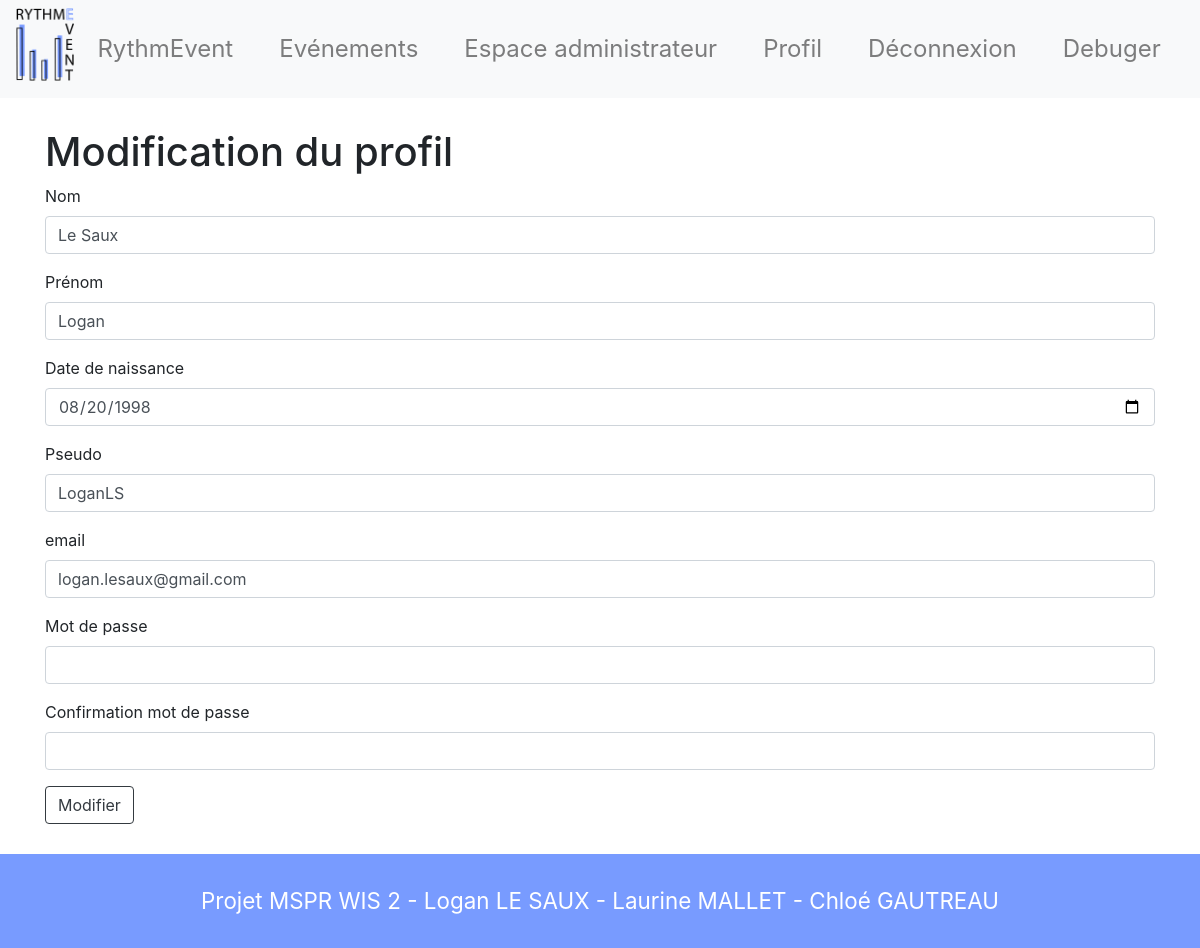
The page /modifier_profil.php?id=1 (signed in) on the database its author committed.
### tables this page shows
CREATE TABLE `users` (
  `id` int(11) NOT NULL,
  `first_name` varchar(50) NOT NULL,
  `last_name` varchar(50) NOT NULL,
  `date_birthday` datetime NOT NULL,
  `username` varchar(50) NOT NULL,
  `email` varchar(100) NOT NULL,
  `password` varchar(255) NOT NULL,
  `role` varchar(50) NOT NULL,
  `date_created` datetime NOT NULL
);

### php/get_informations_user.php (called while the page is built)
<?php
$sql="SELECT first_name, last_name, date_birthday, username, email,role, date_created
          FROM users
          WHERE id=:id";
    $stmt=$conn->prepare($sql);
    $stmt->bindValue(":id", $_GET["id"]);
    $stmt->execute();
    $member = $stmt->fetch();
?>

### modifier_profil.php (the view, shortened to what this page needs)
<?php
include("php/db.php");
    include_once('php/get_informations_user.php');
?>
<?php include_once('layouts/header.php');?>
<main>
  <div class="container">
<h1>Modification du profil</h1>
<form action="php/modifier_profil.php" method="post">
<div class="form-group">
<label for="last_name">Nom</label>
<input class="form-control" type="text" name="last_name" value="<?php echo $member->last_name; ?>" required>
</div>
<div class="form-group">
<label for="first_name">Prénom</label>
<input class="form-control "type="text" name="first_name" value="<?php echo $member->first_name; ?>" required>
</div>
<div class="form-group">
<label for="date_birthday">Date de naissance</label>
<input class="form-control "type="date" name="date_birthday" value="<?php echo date("Y-m-d",strtotime($member->date_birthday)); ?>" required>
</div>
<div class="form-group">
<label for="username">Pseudo</label>
<input class="form-control "type="text" name="username" value="<?php echo $member->username; ?>" required>
</div>
<div class="form-group">
<label for="email">email</label>
<input class="form-control "type="text" name="email" value="<?php echo $member->email; ?>" required>
</div>
<div class="form-group">
<label for="password">Mot de passe</label>
<input class="form-control "type="password" name="password" required>
</div>
<div class="form-group">
<label for="password_bis">Confirmation mot de passe</label>
<input class="form-control "type="password" name="password_bis" required>
</div>
<button class="btn btn-outline-dark" type="submit" name="button">Modifier</button>
</form>
  </div>
</main>
<?php include_once('layouts/footer.php');?>

### css/style.css (style rules this page uses)
main { margin:30px 0; }

### css/footer.css (style rules this page uses)
body { height:100%; }
main { min-height:71vh; }

### rows shown on the page
users: last_name "Le Saux", first_name "Logan", date_birthday "08/20/1998", username "LoganLS", email "logan.lesaux@gmail.com"
